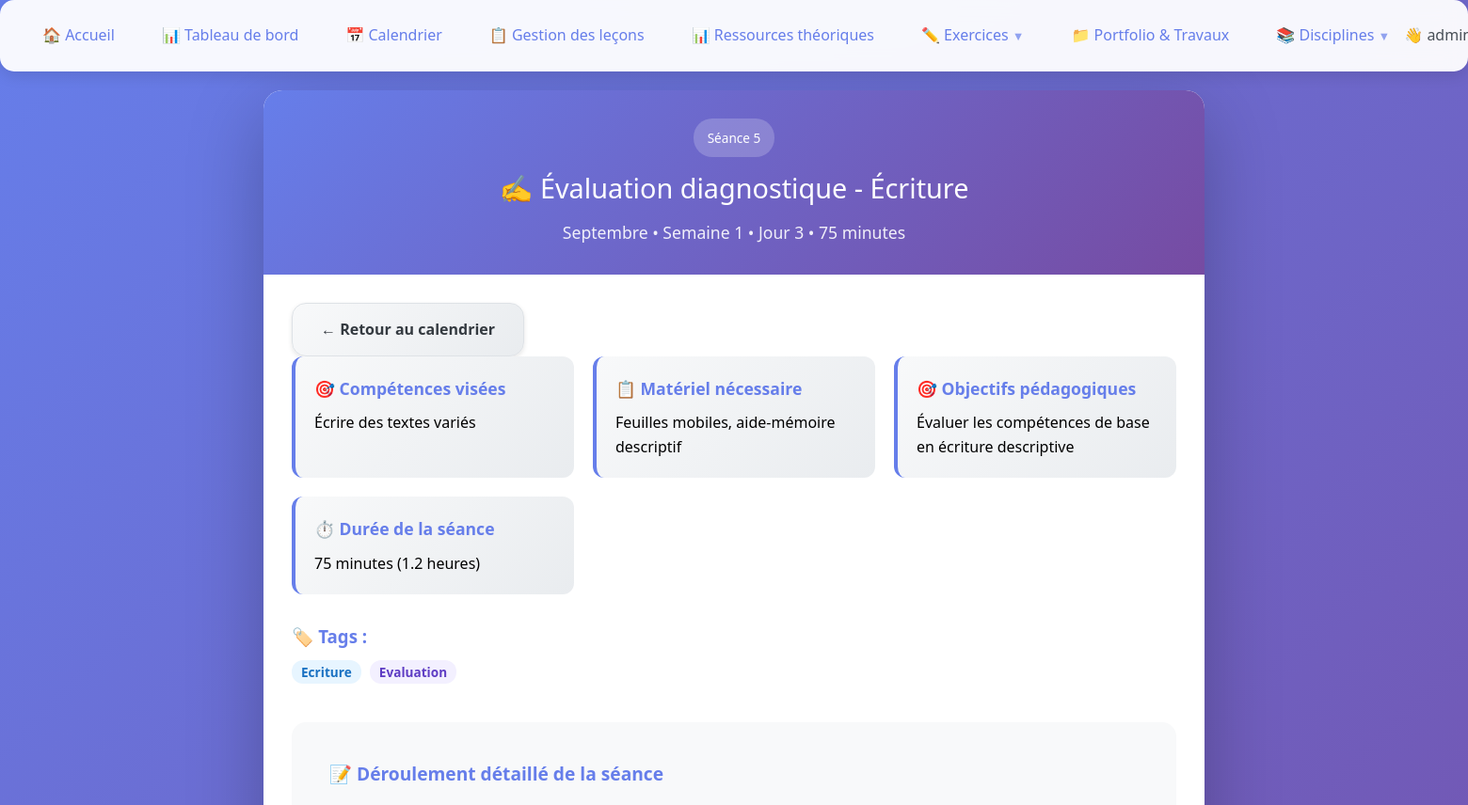
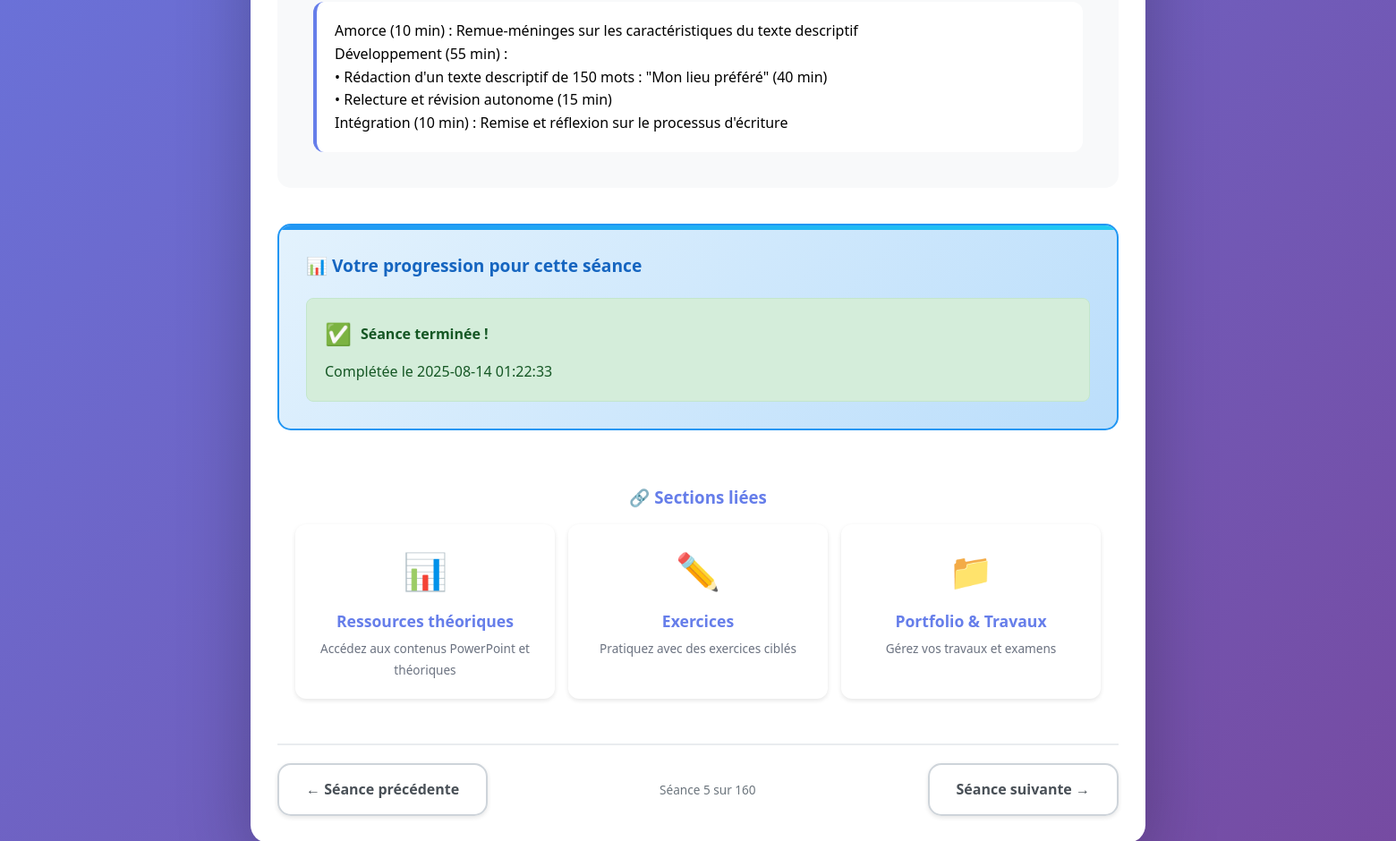
Page /lesson/3 (signed in) on the committed database (2 pictures, top to bottom).
### tables this page shows
CREATE TABLE lessons (
                id INTEGER PRIMARY KEY AUTOINCREMENT,
                lesson_number INTEGER NOT NULL,
                month TEXT NOT NULL,
                week_number INTEGER NOT NULL,
                day_number INTEGER NOT NULL,
                title TEXT NOT NULL,
                content TEXT,
                duration INTEGER DEFAULT 75,
                competences TEXT,
                materials TEXT,
                objectives TEXT,
                tags TEXT,
                created_at TIMESTAMP DEFAULT CURRENT_TIMESTAMP,
                updated_at TIMESTAMP DEFAULT CURRENT_TIMESTAMP
            , subject TEXT DEFAULT 'français', evaluation TEXT, homework TEXT, adaptations TEXT, notes TEXT);

CREATE TABLE student_progress (
                id INTEGER PRIMARY KEY AUTOINCREMENT,
                user_id INTEGER,
                lesson_id INTEGER,
                completed BOOLEAN DEFAULT FALSE,
                notes TEXT,
                completion_date TIMESTAMP,
                FOREIGN KEY (user_id) REFERENCES users (id),
                FOREIGN KEY (lesson_id) REFERENCES lessons (id)
            );

### app.py (the view)
@app.route('/lesson/<int:lesson_id>')
def lesson_detail(lesson_id):
    if 'user' not in session:
        return redirect(url_for('login'))
    conn = sqlite3.connect(DB_FILE)
    c = conn.cursor()
    c.execute("SELECT * FROM lessons WHERE id=?", (lesson_id,))
    lesson = c.fetchone()
    progress = None
    if 'user_id' in session:
        c.execute("SELECT * FROM student_progress WHERE user_id=? AND lesson_id=?",
                  (session['user_id'], lesson_id))
        progress = c.fetchone()
    conn.close()
    if not lesson:
        flash("Leçon non trouvée", 'error')
        return redirect(url_for('calendar'))
    return render_template('lesson_detail.html', lesson=lesson, progress=progress)

### templates/lesson_detail.html (shortened to what this page needs)
<!DOCTYPE html>
<html lang="fr">
<head>
    <link rel="stylesheet" href="{{ url_for('static', filename='css/dist/main.css') }}">
</head>
<body>
    {% include 'components/navigation.html' %}
    <div class="lesson-detail-container">
        <div class="lesson-detail-header">
            <div class="lesson-number-badge">Séance {{ lesson[1] }}</div>
            <div class="lesson-detail-title">{{ lesson[5] }}</div>
            <div class="lesson-meta">
                {{ lesson[2].title() }} • Semaine {{ lesson[3] }} • Jour {{ lesson[4] }} • {{ lesson[7] }} minutes
            </div>
        </div>
        <div class="lesson-detail-content">
            <a href="{{ url_for('calendar') }}" class="btn btn-secondary">← Retour au calendrier</a>
            <div class="info-grid">
                <div class="info-card">
                    <h3>🎯 Compétences visées</h3>
                    <p>{{ lesson[8] or 'Compétences selon le programme PFEQ' }}</p>
                </div>
                <div class="info-card">
                    <h3>📋 Matériel nécessaire</h3>
                    <p>{{ lesson[9] or 'Matériel standard de classe' }}</p>
                </div>
                <div class="info-card">
                    <h3>🎯 Objectifs pédagogiques</h3>
                    <p>{{ lesson[10] or 'Voir le contenu détaillé ci-dessous' }}</p>
                </div>
                <div class="info-card">
                    <h3>⏱️ Durée de la séance</h3>
                    <p>{{ lesson[7] }} minutes ({{ "%.1f"|format(lesson[7]/60) }} heures)</p>
                </div>
            </div>
            {% if lesson[11] %}
            <div class="tags-section">
                <h3 style="color: var(--primary-color); margin-bottom: var(--space-sm);">🏷️ Tags :</h3>
                {% for tag in lesson[11].split(',') %}
                    <span class="tag tag-{{ tag.strip() }}">{{ tag.strip().title() }}</span>
                {% endfor %}
            </div>
            {% endif %}
            <div class="lesson-content-section">
                <h3>📝 Déroulement détaillé de la séance</h3>
                <div style="background: var(--white); padding: var(--space-lg); border-radius: var(--radius-md); border-left: 4px solid var(--primary-color);">
                    <pre style="white-space: pre-wrap; font-family: inherit; line-height: 1.6; margin: 0;">{{ lesson[6] }}</pre>
                </div>
            </div>
            <div class="progress-section">
                <div class="progress-section-title">📊 Votre progression pour cette séance</div>
                {% if progress and progress[3] %}
                    <div class="completed-status">
                        <div style="display: flex; align-items: center; gap: var(--space-sm); margin-bottom: var(--space-sm);">
                            <span style="font-size: 1.5em;">✅</span>
                            <strong>Séance terminée !</strong>
                        </div>
                        <p>Complétée le {{ progress[5] or 'Date non disponible' }}</p>
                    </div>
                {% endif %}
            </div>
            <div class="related-sections">
                <h3 style="color: var(--primary-color); margin-bottom: var(--space-md); text-align: center;">🔗 Sections liées</h3>
                <div class="related-links-grid">
                    <a href="{{ url_for('theory') }}" class="related-link">
                        <div class="related-icon">📊</div>
                        <div class="related-title">Ressources théoriques</div>
                        <div class="related-description">Accédez aux contenus PowerPoint et théoriques</div>
                    </a>
                    <a href="{{ url_for('exercises') }}" class="related-link">
                        <div class="related-icon">✏️</div>
                        <div class="related-title">Exercices</div>
                        <div class="related-description">Pratiquez avec des exercices ciblés</div>
                    </a>
                    <a href="{{ url_for('portfolio') }}" class="related-link">
                        <div class="related-icon">📁</div>
                        <div class="related-title">Portfolio & Travaux</div>
                        <div class="related-description">Gérez vos travaux et examens</div>
                    </a>
                </div>
            </div>
            <div style="display: flex; justify-content: space-between; align-items: center; margin-top: var(--space-xl); padding-top: var(--space-lg); border-top: 2px solid var(--gray-200);">
                <div>
                    {% if lesson[1] > 1 %}
                    <a href="#" class="btn btn-outline-secondary" onclick="alert('Navigation entre séances à venir!')">
                        ← Séance précédente
                    </a>
                    {% endif %}
                </div>
                <div style="text-align: center;">
                    <span style="color: var(--gray-500); font-size: var(--font-size-sm);">
                        Séance {{ lesson[1] }} sur 160
                    </span>
                </div>
                <div>
                    {% if lesson[1] < 160 %}
                    <a href="#" class="btn btn-outline-secondary" onclick="alert('Navigation entre séances à venir!')">
                        Séance suivante →
                    </a>
                    {% endif %}
                </div>
            </div>
        </div>
    </div>
</body>
</html>

### rows in the picture
lessons: lesson_number "5", title "✍️ Évaluation diagnostique - Écriture", month "Septembre", week_number "1", day_number "3", duration "75", competences "Écrire des textes variés", materials "Feuilles mobiles, aide-mémoire descriptif", objectives "Évaluer les compétences de base en écriture descriptive", lesson[7]/60 "1.2", content "Amorce (10 min) : Remue-méninges sur les caractéristiques du texte descriptif Développement (55 min) : • Rédaction d'un texte descriptif de 150 mots : \"Mon lieu préféré\" (40 min) • Relecture et révision autonome (15 min) Intégration (10 min) : Remise et réflexion sur le processus d'écriture"
student_progress: completion_date "2025-08-14 01:22:33"

### other values in the picture
{{ tag.strip().title() }} "Ecriture" "Evaluation"
